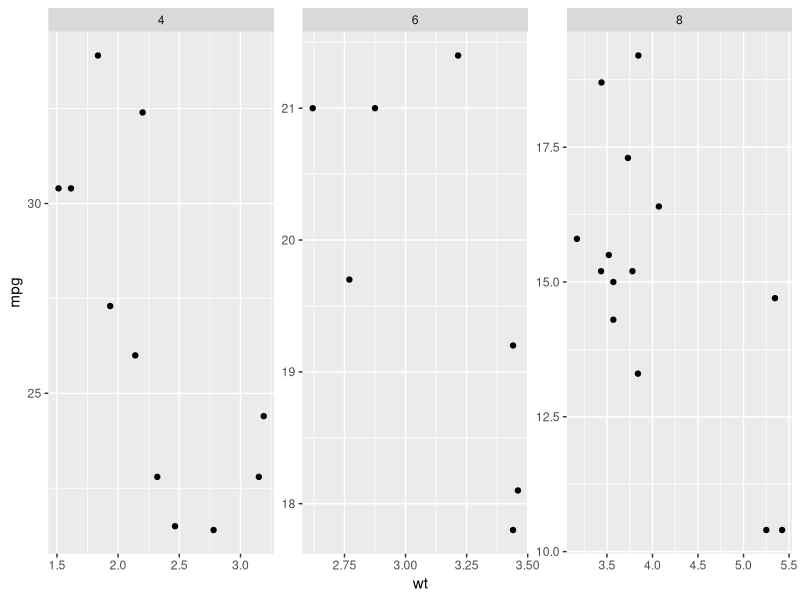

R code for this plot:
# Test facet_wrap with free scales
library(ggplot2)

# Create faceted plot with free scales
p <- ggplot(mtcars, aes(x = wt, y = mpg)) +
  geom_point() +
  facet_wrap(~ cyl, scales = "free")

b <- ggplot_build(p)

cat("=== Free Scales Layout ===\n")
print(b$layout$layout)

cat("\n=== Number of x scales:", length(b$layout$panel_scales_x), "\n")
cat("Number of y scales:", length(b$layout$panel_scales_y), "\n")

cat("\n=== Panel 1 x range:\n")
print(b$layout$panel_params[[1]]$x.range)

cat("\n=== Panel 2 x range:\n")
print(b$layout$panel_params[[2]]$x.range)

cat("\n=== Panel 3 x range:\n")
print(b$layout$panel_params[[3]]$x.range)

cat("\n=== Facet free params:\n")
print(b$layout$facet$params$free)
